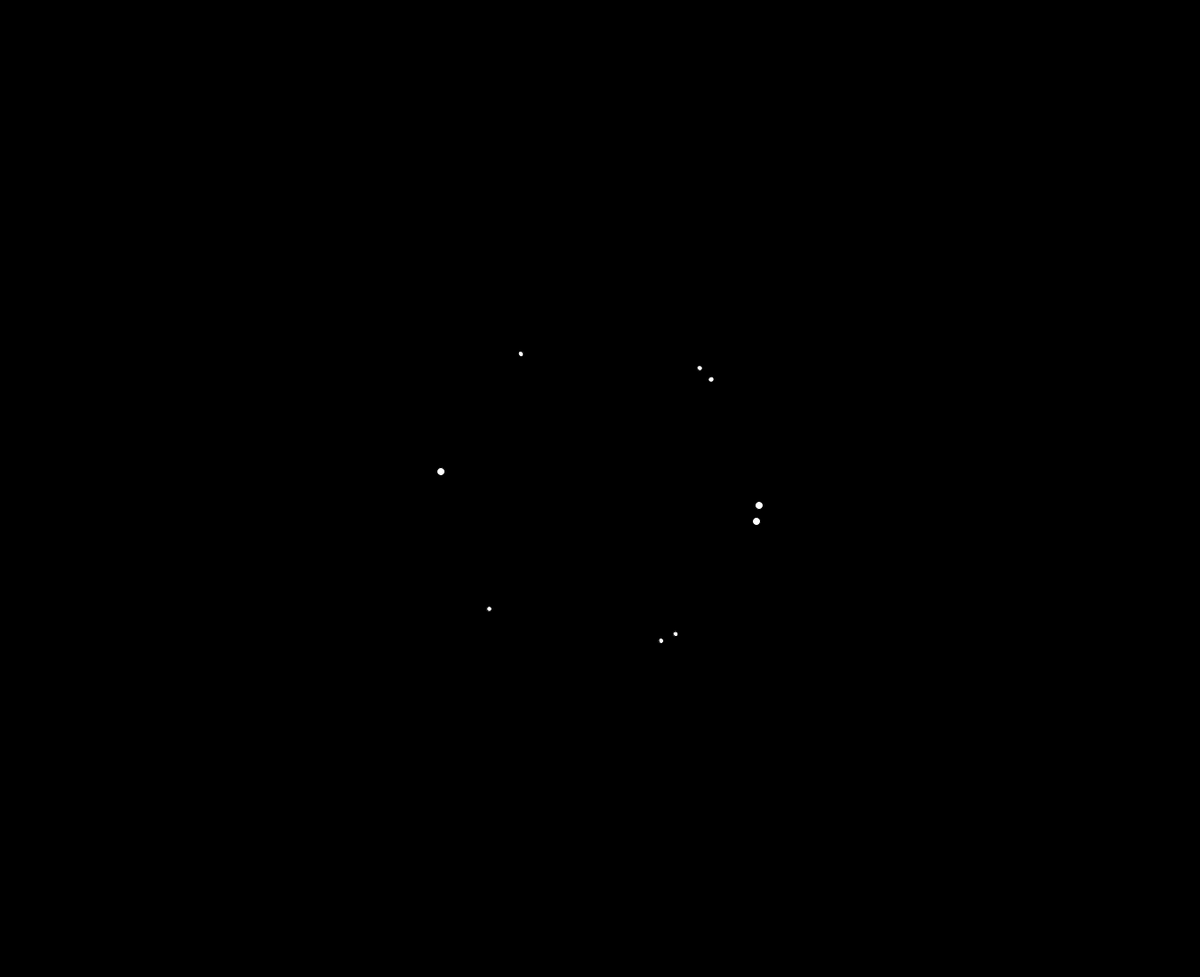
Frame 1 (no input)
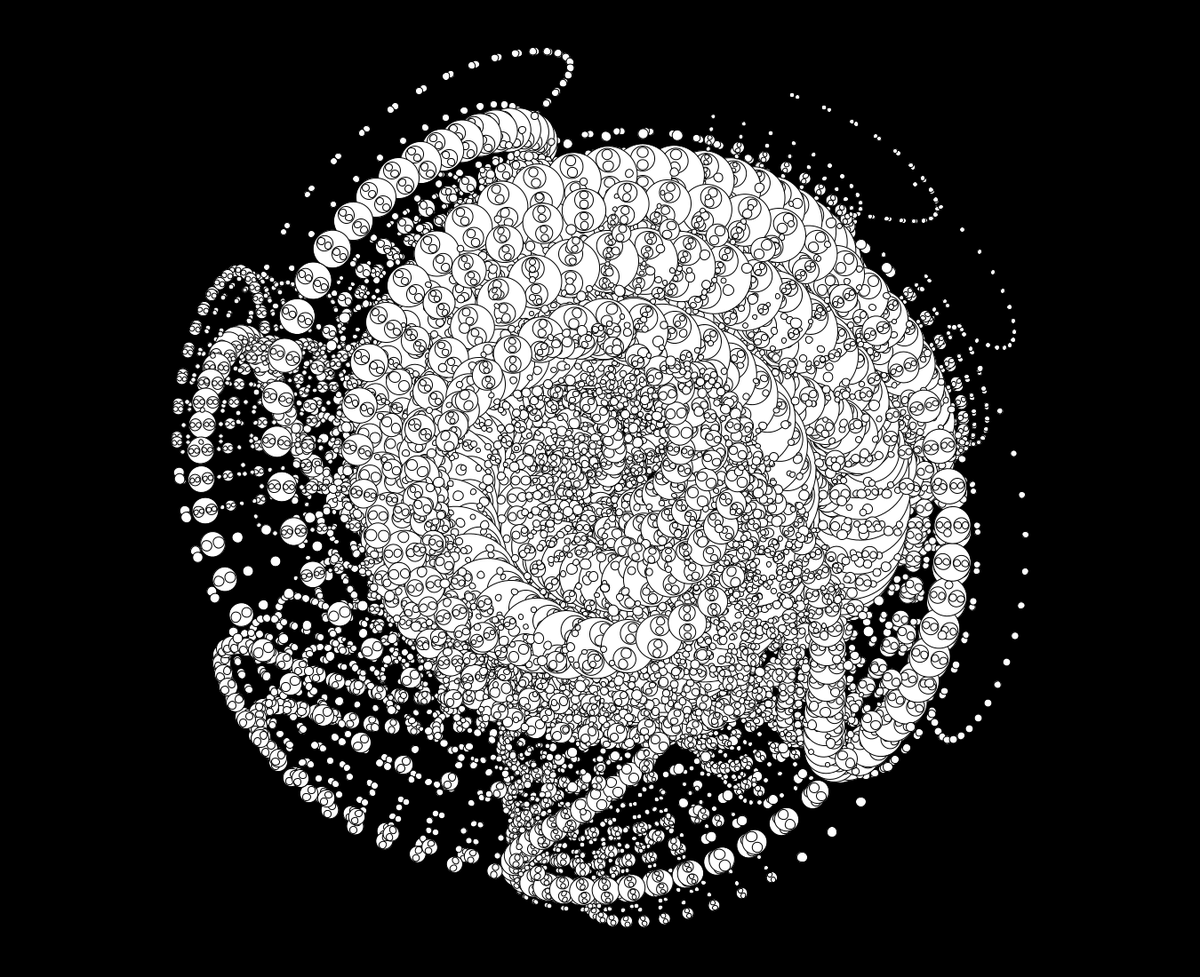
Frame 60 (the mouse pressed at the canvas centre just before this capture)
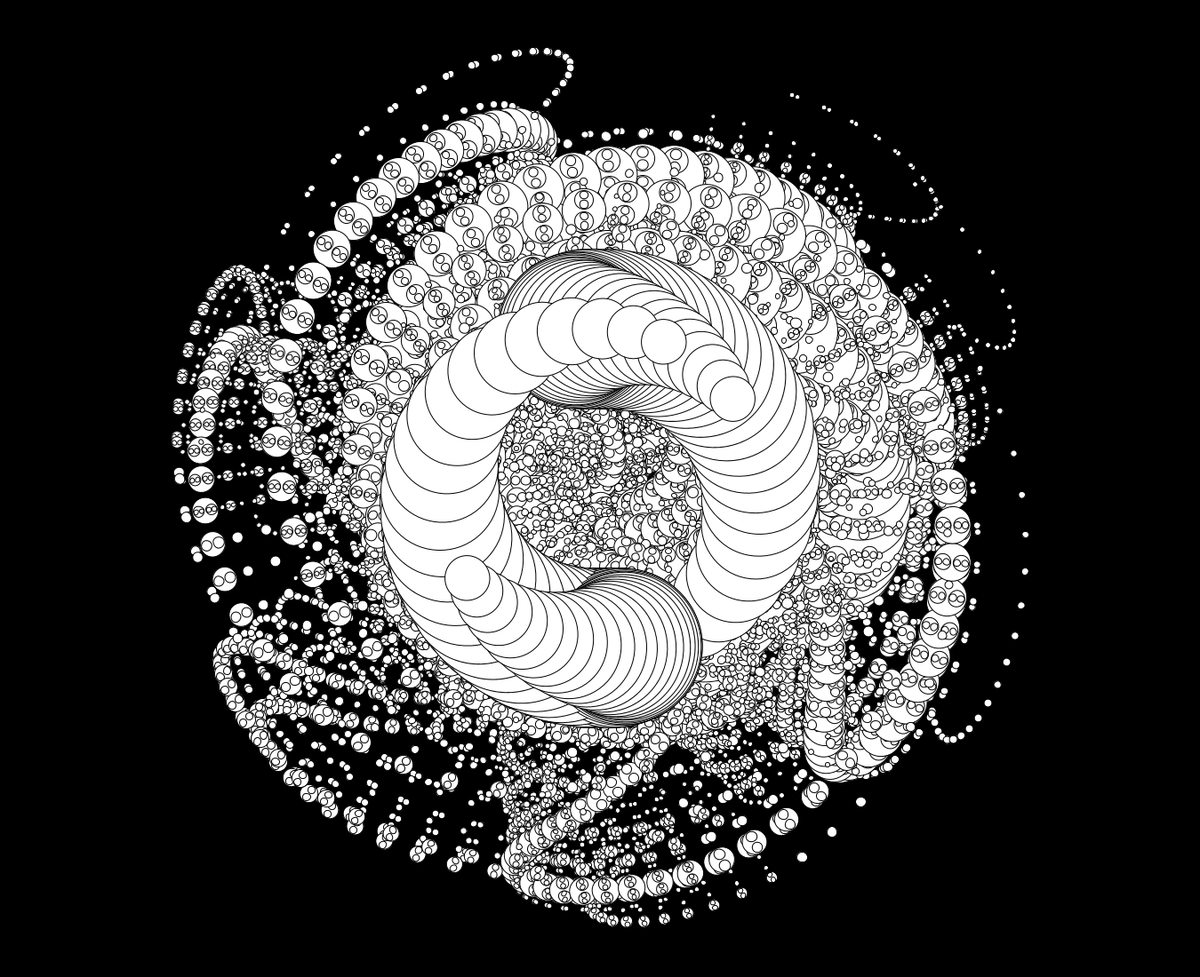
Frame 120 (the mouse held since frame 60 and released just before this capture)

The Processing sketch that drew these frames (run headless with seeded random() and noise(); from frame 60 on, the mouse is pressed at the canvas centre):

// Processing sketch: OriginalFractal
// ── OriginalFractal.pde
void setup(){
   background(0);
   size(1350, 1100);
}
float sourceAngle;
void draw(){
  sourceAngle = sourceAngle + 0.05;
  fill(255);
  myFractal((float)(180 * Math.cos(sourceAngle)), (float)(180 * Math.sin(sourceAngle)), (float)(180 * Math.sin(sourceAngle)), (float)(180 * Math.sin(sourceAngle)));
  fill(255);
  myFractal((float)(180 * Math.cos(sourceAngle)), -(float)(180 * Math.sin(sourceAngle)), (float)(180 * Math.sin(sourceAngle)), (float)(180 * Math.sin(sourceAngle)));
  fill(255);
  myFractal(-(float)(180 * Math.cos(sourceAngle)), (float)(180 * Math.sin(sourceAngle)),(float)(180 * Math.sin(sourceAngle)), (float)(180 * Math.sin(sourceAngle)));
  
}

void myFractal(float x, float y, float size, float angle){
  pushMatrix();
  translate(width / 2, height/ 2);
  rotate(radians(angle));
  ellipse(x, y, size, size);
  popMatrix();
  if(size > 8){
    myFractal(x + size / 2, y + size / 2, size * .65, angle + 55);
    myFractal(x - size / 2, y - size / 2, size * .65, angle - 55);
  } 
}
